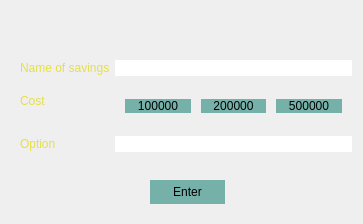
<?xml version="1.0" encoding="UTF-8"?>
<ui version="4.0">
 <class>Form</class>
 <widget class="QWidget" name="Form">
  <property name="geometry">
   <rect>
    <x>0</x>
    <y>0</y>
    <width>363</width>
    <height>224</height>
   </rect>
  </property>
  <property name="windowTitle">
   <string>Form</string>
  </property>
  <widget class="QWidget" name="widget" native="true">
   <property name="geometry">
    <rect>
     <x>0</x>
     <y>0</y>
     <width>401</width>
     <height>301</height>
    </rect>
   </property>
   <widget class="QPushButton" name="pushButton">
    <property name="geometry">
     <rect>
      <x>150</x>
      <y>180</y>
      <width>75</width>
      <height>24</height>
     </rect>
    </property>
    <property name="styleSheet">
     <string notr="true">QPushButton{
border : None ; 
border-radius : 30px;
background-color:#75b1a9;
}
QPushButton:hover{
border : None ; 
border-radius : 30px;
background-color:#f0810f
}
QPushButton:pressed{
border : None ; 
border-radius : 30px;
background-color:#e6df44
}</string>
    </property>
    <property name="text">
     <string>Enter</string>
    </property>
   </widget>
   <widget class="QLabel" name="label">
    <property name="geometry">
     <rect>
      <x>0</x>
      <y>0</y>
      <width>361</width>
      <height>221</height>
     </rect>
    </property>
    <property name="styleSheet">
     <string notr="true">background-image: url(:/newPrefix/th.jpg);</string>
    </property>
    <property name="text">
     <string/>
    </property>
   </widget>
   <widget class="QWidget" name="formLayoutWidget">
    <property name="geometry">
     <rect>
      <x>10</x>
      <y>30</y>
      <width>352</width>
      <height>138</height>
     </rect>
    </property>
    <layout class="QFormLayout" name="formLayout">
     <property name="horizontalSpacing">
      <number>5</number>
     </property>
     <property name="verticalSpacing">
      <number>13</number>
     </property>
     <property name="leftMargin">
      <number>10</number>
     </property>
     <property name="topMargin">
      <number>30</number>
     </property>
     <property name="rightMargin">
      <number>10</number>
     </property>
     <property name="bottomMargin">
      <number>10</number>
     </property>
     <item row="0" column="0">
      <widget class="QLabel" name="label_2">
       <property name="styleSheet">
        <string notr="true">color : #e6df44</string>
       </property>
       <property name="text">
        <string>Name of savings</string>
       </property>
      </widget>
     </item>
     <item row="2" column="0">
      <widget class="QLabel" name="label_3">
       <property name="styleSheet">
        <string notr="true">color : #e6df44</string>
       </property>
       <property name="text">
        <string>Option</string>
       </property>
      </widget>
     </item>
     <item row="1" column="0">
      <widget class="QLabel" name="label_4">
       <property name="styleSheet">
        <string notr="true">color : #e6df44</string>
       </property>
       <property name="text">
        <string>Cost</string>
       </property>
      </widget>
     </item>
     <item row="0" column="1">
      <widget class="QLineEdit" name="lineEdit">
       <property name="styleSheet">
        <string notr="true">border:None;
border-radius:20px;</string>
       </property>
      </widget>
     </item>
     <item row="1" column="1">
      <layout class="QHBoxLayout" name="horizontalLayout">
       <property name="spacing">
        <number>10</number>
       </property>
       <property name="leftMargin">
        <number>10</number>
       </property>
       <property name="topMargin">
        <number>10</number>
       </property>
       <property name="rightMargin">
        <number>10</number>
       </property>
       <property name="bottomMargin">
        <number>10</number>
       </property>
       <item>
        <widget class="QPushButton" name="pushButton_2">
         <property name="styleSheet">
          <string notr="true">QPushButton{
border : None ; 
border-radius : 30px;
background-color:#75b1a9;
}
QPushButton:hover{
border : None ; 
border-radius : 30px;
background-color:#f0810f
}
QPushButton:pressed{
border : None ; 
border-radius : 30px;
background-color:#e6df44
}</string>
         </property>
         <property name="text">
          <string>100000</string>
         </property>
        </widget>
       </item>
       <item>
        <widget class="QPushButton" name="pushButton_4">
         <property name="styleSheet">
          <string notr="true">QPushButton{
border : None ; 
border-radius : 30px;
background-color:#75b1a9;
}
QPushButton:hover{
border : None ; 
border-radius : 30px;
background-color:#f0810f
}
QPushButton:pressed{
border : None ; 
border-radius : 30px;
background-color:#e6df44
}</string>
         </property>
         <property name="text">
          <string>200000</string>
         </property>
        </widget>
       </item>
       <item>
        <widget class="QPushButton" name="pushButton_3">
         <property name="styleSheet">
          <string notr="true">QPushButton{
border : None ; 
border-radius : 30px;
background-color:#75b1a9;
}
QPushButton:hover{
border : None ; 
border-radius : 30px;
background-color:#f0810f
}
QPushButton:pressed{
border : None ; 
border-radius : 30px;
background-color:#e6df44
}</string>
         </property>
         <property name="text">
          <string>500000</string>
         </property>
        </widget>
       </item>
      </layout>
     </item>
     <item row="2" column="1">
      <widget class="QLineEdit" name="lineEdit_2">
       <property name="styleSheet">
        <string notr="true">QLineEdit{
border-radius : 10px 10px 10px 10px 
}</string>
       </property>
      </widget>
     </item>
    </layout>
   </widget>
   <zorder>label</zorder>
   <zorder>pushButton</zorder>
   <zorder>formLayoutWidget</zorder>
  </widget>
 </widget>
 <resources>
  <include location="image.qrc"/>
 </resources>
 <connections/>
</ui>
